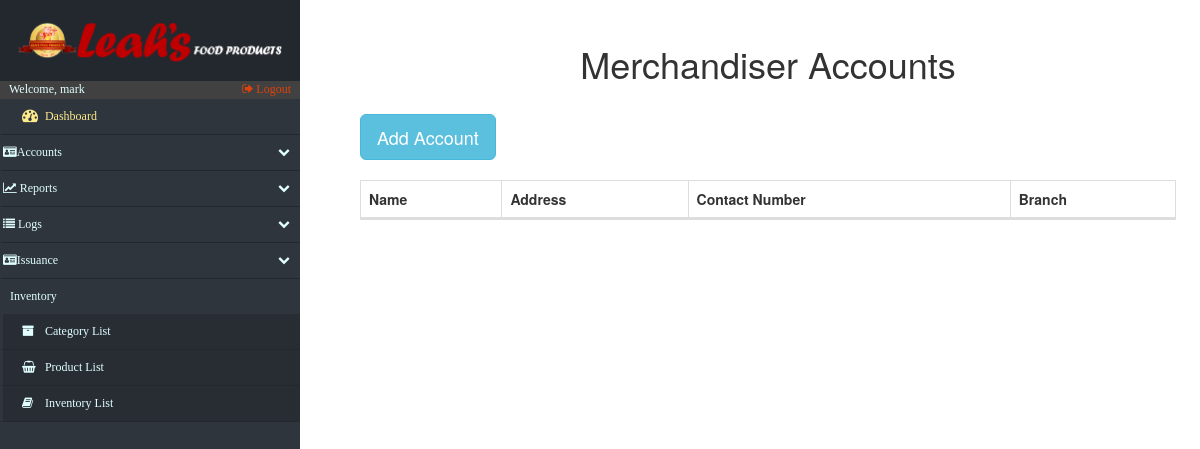
/accounts_Merchandiser.php (signed in), run on an earlier commit of the app's database.
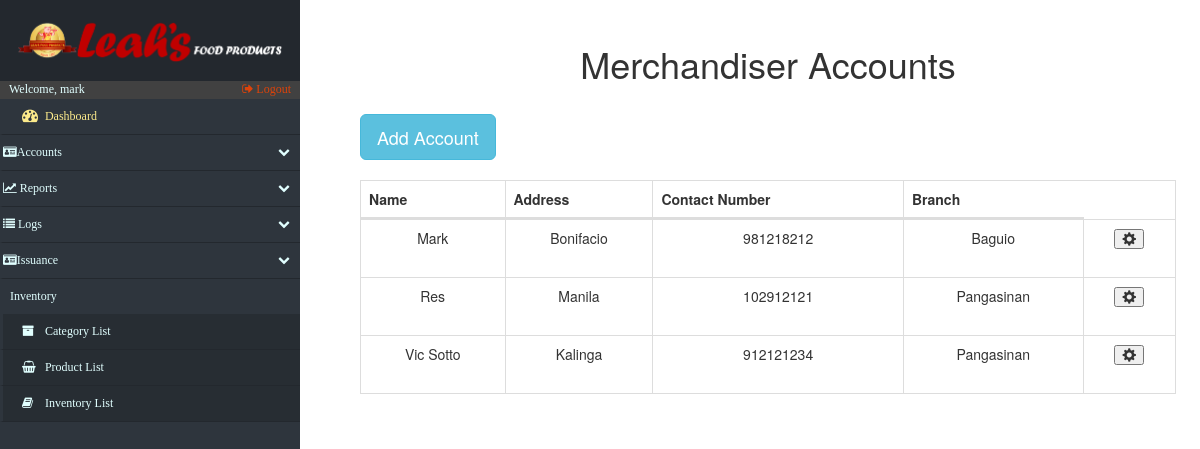
And on a later commit of the database.
### tables this page shows
CREATE TABLE `merchandiser` (
  `m_id` int(15) NOT NULL,
  `m_name` varchar(25) NOT NULL,
  `m_contact_number` int(15) NOT NULL,
  `m_address` varchar(50) NOT NULL,
  `m_branch` varchar(10) NOT NULL
);

### accounts_Merchandiser.php (the view, shortened to what the changed rows need)
<!DOCTYPE html>
<html lang="en">
<head>
    <?php include('fragments/config.php') ?>
    <link rel="stylesheet" href="https://maxcdn.bootstrapcdn.com/bootstrap/3.3.7/css/bootstrap.min.css">
    <link href="src/css/datatables.css" rel="stylesheet">
    <link href="//maxcdn.bootstrapcdn.com/font-awesome/4.2.0/css/font-awesome.min.css" rel="stylesheet">
    <link href="src/css/sidebar.css" rel="stylesheet">
    <link href="src/css/custom.css" rel="stylesheet">
</head>
<body>
    <div id="page-content-wrapper">
        <div class="containers">
            <table class="table table-striped table-bordered">
                <h1 align="center">Merchandiser Accounts</h1>
            </table>
            <?php
							$retrieve = ("SELECT * FROM merchandiser ");
							$results = mysqli_query($db, $retrieve);
						?>
                <div id="mainContainer">
                <table id="datatables" class="table table-hover table-bordered dataTable" cellspacing="0" width="100%" role="grid" aria-describedby="myTable_info" style="width: 100%;">
                    <thead>
                        <tr>
                            <th>Name</th>
                            <th>Address</th>
                            <th>Contact Number</th>
							<th>Branch</th>
                        </tr>
                    </thead>
                    <tbody>
                        <?php
							foreach ($results as $data):
						?>
                            <tr>
								<?php
									$individual_acc_id=$data["m_id"];
                                ?>
                                <td data-title="user_name">
                                    <?php echo $data["m_name"]; ?>
                                </td>
                                <td data-title="mail">
                                    <?php echo $data["m_address"]; ?>
                                </td>
                                <td data-title="cno">
                                    <?php echo $data["m_contact_number"]; ?>
                                </td>
								 <td data-title="branch">
                                    <?php echo $data["m_branch"]; ?>
                                </td>
								<td data-title="edit">
                                        <table class="table table-striped table-bordered">
                                            <button type="button" class="glyphicon glyphicon-cog" onclick="refresh()" data-toggle="modal" aria-hidden="true" data-target="#<?php echo $individual_acc_id;?>"></button>
                                        </table>
                                </td>
                            </tr>
                            <?php
							endforeach;
						?>
                    </tbody>
                </table>
        </div>
    </div>
    </div>
</body>
</html>

What changed in the data, as far as the page shows it:
added merchandiser: m_name "Mark", m_address "Bonifacio", m_contact_number "981218212", m_branch "Baguio"
added merchandiser: m_name "Res", m_address "Manila", m_contact_number "102912121", m_branch "Pangasinan"
added merchandiser: m_name "Vic Sotto", m_address "Kalinga", m_contact_number "912121234", m_branch "Pangasinan"
